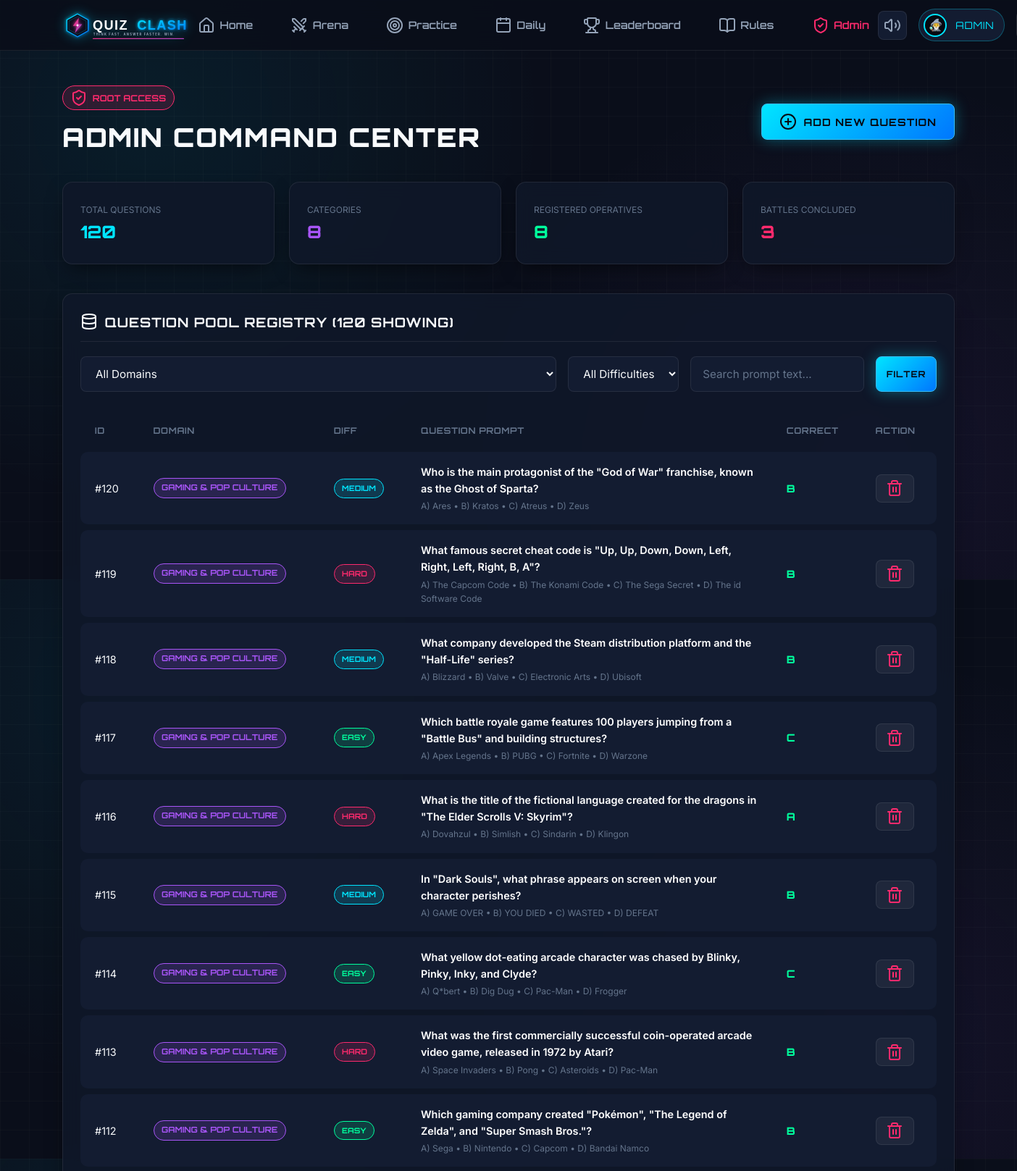
Page /admin/ (signed in, upper part) on the committed database.
### models/user.py (models this page shows, shortened)
class User(db.Model):
    __tablename__ = 'users'
    id = db.Column(db.Integer, primary_key=True)
    username = db.Column(db.String(40), unique=True, nullable=False, index=True)
    email = db.Column(db.String(120), unique=True, nullable=True)
    password_hash = db.Column(db.String(255), nullable=False)
    avatar = db.Column(db.String(50), default='cyber_ninja')
    is_guest = db.Column(db.Boolean, default=False)
    is_admin = db.Column(db.Boolean, default=False)
    created_at = db.Column(db.DateTime, default=lambda: datetime.now(timezone.utc))
    last_active = db.Column(db.DateTime, default=lambda: datetime.now(timezone.utc))
    stats = db.relationship('PlayerStats', backref='user', uselist=False, cascade='all, delete-orphan')
    achievements = db.relationship('UserAchievement', backref='user', lazy='dynamic', cascade='all, delete-orphan')
    participations = db.relationship('MatchParticipant', backref='user', lazy='dynamic')

### models/question.py (models this page shows, shortened)
class Question(db.Model):
    __tablename__ = 'questions'
    id = db.Column(db.Integer, primary_key=True)
    category_id = db.Column(db.Integer, db.ForeignKey('categories.id', ondelete='CASCADE'), nullable=False)
    difficulty = db.Column(db.String(20), default='medium')  # 'easy', 'medium', 'hard'
    question_text = db.Column(db.Text, nullable=False)
    option_a = db.Column(db.String(255), nullable=False)
    option_b = db.Column(db.String(255), nullable=False)
    option_c = db.Column(db.String(255), nullable=False)
    option_d = db.Column(db.String(255), nullable=False)
    correct_option = db.Column(db.String(1), nullable=False)  # 'A', 'B', 'C', 'D'
    explanation = db.Column(db.Text, nullable=True)
    created_at = db.Column(db.DateTime, default=lambda: datetime.now(timezone.utc))

class Category(db.Model):
    __tablename__ = 'categories'
    id = db.Column(db.Integer, primary_key=True)
    name = db.Column(db.String(80), unique=True, nullable=False)
    slug = db.Column(db.String(80), unique=True, nullable=False)
    description = db.Column(db.String(255), nullable=True)
    icon_name = db.Column(db.String(50), default='zap')
    color_hex = db.Column(db.String(20), default='#00E5FF')
    questions = db.relationship('Question', backref='category', lazy='dynamic', cascade='all, delete-orphan')

### routes/admin.py (the view)
@admin_bp.route('/', strict_slashes=False)
@admin_required
def admin_panel():
    total_users = User.query.count()
    total_questions = Question.query.count()
    total_categories = Category.query.count()
    total_battles = MatchHistory.query.count()
    categories = Category.query.all()
    category_id = request.args.get('category_id')
    difficulty = request.args.get('difficulty')
    search_q = request.args.get('q', '').strip()
    q_query = Question.query
    if category_id and category_id != 'all':
        q_query = q_query.filter_by(category_id=int(category_id))
    if difficulty and difficulty != 'all':
        q_query = q_query.filter_by(difficulty=difficulty)
    if search_q:
        q_query = q_query.filter(Question.question_text.ilike(f'%{search_q}%'))
    questions = q_query.order_by(Question.id.desc()).all()
    recent_battles = MatchHistory.query.order_by(MatchHistory.played_at.desc()).limit(8).all()
    return render_template(
        'admin.html',
        total_users=total_users,
        total_questions=total_questions,
        total_categories=total_categories,
        total_battles=total_battles,
        categories=categories,
        questions=questions,
        recent_battles=recent_battles,
        selected_category=category_id,
        selected_difficulty=difficulty,
        search_q=search_q
    )

### routes/admin.py (called while the page is built)
def admin_required(view):
    @functools.wraps(view)
    def wrapped_view(**kwargs):
        if 'user_id' not in session:
            flash('Admin login required.', 'danger')
            return redirect(url_for('auth.login'))
        user = db.session.get(User, session['user_id'])
        if not user or not user.is_admin:
            flash('Access denied. Administrator privileges required.', 'danger')
            return redirect(url_for('dashboard.dashboard_view'))
        return view(**kwargs)
    return wrapped_view

### templates/admin.html (shortened to what this page needs)
{% extends "base.html" %}
{% block content %}
<div class="container" style="padding: 3rem 1.5rem 5rem 1.5rem;">
  <div style="display: flex; align-items: center; justify-content: space-between; margin-bottom: 2rem; flex-wrap: wrap; gap: 1rem;">
    <div>
      <span class="badge-cyber badge-pink"><i data-lucide="shield-check"></i> ROOT ACCESS</span>
      <h2 style="font-size: 2.25rem; font-weight: 900; margin-top: 0.4rem;">ADMIN COMMAND CENTER</h2>
    </div>
    <button type="button" class="btn-cyber btn-cyber-primary" onclick="document.getElementById('addQuestionModal').style.display='flex'">
      <i data-lucide="plus-circle"></i> Add New Question
    </button>
  </div>
  <div style="display: grid; grid-template-columns: repeat(auto-fit, minmax(200px, 1fr)); gap: 1.25rem; margin-bottom: 2.5rem;">
    <div class="cyber-card">
      <span class="breakdown-stat-label">Total Questions</span>
      <div class="breakdown-stat-val text-cyan">{{ total_questions }}</div>
    </div>
    <div class="cyber-card">
      <span class="breakdown-stat-label">Categories</span>
      <div class="breakdown-stat-val text-purple">{{ total_categories }}</div>
    </div>
    <div class="cyber-card">
      <span class="breakdown-stat-label">Registered Operatives</span>
      <div class="breakdown-stat-val text-green">{{ total_users }}</div>
    </div>
    <div class="cyber-card">
      <span class="breakdown-stat-label">Battles Concluded</span>
      <div class="breakdown-stat-val text-pink">{{ total_battles }}</div>
    </div>
  </div>
  <div class="cyber-card" style="margin-bottom: 2rem;">
    <div class="cyber-card-header">
      <h3 class="cyber-card-title"><i data-lucide="database"></i> Question Pool Registry ({{ questions|length }} Showing)</h3>
    </div>
    <form method="GET" action="{{ url_for('admin.admin_panel') }}" style="display: flex; gap: 1rem; flex-wrap: wrap; margin-bottom: 1.5rem;">
      <select name="category_id" class="form-control" style="width: auto; flex-grow: 1;">
        <option value="all">All Domains</option>
      </select>
      <select name="difficulty" class="form-control" style="width: auto;">
        <option value="all">All Difficulties</option>
      </select>
      <input type="text" name="q" value="{{ search_q }}" class="form-control" placeholder="Search prompt text..." style="width: 240px;">
      <button type="submit" class="btn-cyber btn-cyber-primary btn-sm">Filter</button>
    </form>
    <div style="overflow-x: auto;">
      <table class="cyber-table">
        <thead>
          <tr>
            <th>ID</th>
            <th>Domain</th>
            <th>Diff</th>
            <th>Question Prompt</th>
            <th>Correct</th>
            <th>Action</th>
          </tr>
        </thead>
        <tbody>
          {% for q in questions %}
            <tr>
              <td>#{{ q.id }}</td>
              <td><span class="badge-cyber badge-purple" style="font-size: 0.7rem;">{{ q.category.name if q.category else 'None' }}</span></td>
              <td>
                <span class="badge-cyber {% if q.difficulty == 'easy' %}badge-green{% elif q.difficulty == 'hard' %}badge-pink{% else %}badge-cyan{% endif %}" style="font-size: 0.65rem;">
                  {{ q.difficulty|upper }}
                </span>
              </td>
              <td style="max-width: 460px;">
                <div style="font-weight: 600; color: #fff; margin-bottom: 0.2rem;">{{ q.question_text }}</div>
                <div style="font-size: 0.75rem; color: var(--text-muted);">
                  A) {{ q.option_a }} &bull; B) {{ q.option_b }} &bull; C) {{ q.option_c }} &bull; D) {{ q.option_d }}
                </div>
              </td>
              <td class="font-heading text-green" style="font-weight: 800;">{{ q.correct_option }}</td>
              <td>
                <form method="POST" action="{{ url_for('admin.delete_question', question_id=q.id) }}" onsubmit="return confirm('Permanently remove this question?');">
                  <button type="submit" class="btn-cyber btn-cyber-ghost btn-sm text-pink" title="Delete Question">
                    <i data-lucide="trash-2"></i>
                  </button>
                </form>
              </td>
            </tr>
          {% else %}
            <tr>
              <td colspan="6" style="text-align: center; padding: 2rem; color: var(--text-muted);">
                No questions found matching criteria.
              </td>
            </tr>
          {% endfor %}
        </tbody>
      </table>
    </div>
  </div>
</div>
{% endblock %}

### templates/base.html (shortened to what this page needs)
<!DOCTYPE html>
<html lang="en">
<head>
  <link rel="stylesheet" href="{{ url_for('static', filename='css/style.css') }}">
</head>
<body>
  <nav class="navbar">
    <div class="container nav-container">
      <a href="{{ url_for('main.index') }}" class="nav-brand">
        <img src="{{ url_for('static', filename='images/logo.svg') }}" alt="{{ app_name }}">
      </a>
      <ul class="nav-links" id="navLinks">
        <li><a href="{{ url_for('main.index') }}" class="nav-link"><i data-lucide="home"></i> Home</a></li>
        {% if session.get('user_id') %}
          <li><a href="{{ url_for('dashboard.dashboard_view') }}" class="nav-link"><i data-lucide="swords"></i> Arena</a></li>
          <li><a href="{{ url_for('dashboard.practice_view') }}" class="nav-link"><i data-lucide="target"></i> Practice</a></li>
          <li><a href="{{ url_for('dashboard.daily_challenge') }}" class="nav-link"><i data-lucide="calendar"></i> Daily</a></li>
        {% endif %}
        <li><a href="{{ url_for('leaderboard.leaderboard_view') }}" class="nav-link"><i data-lucide="trophy"></i> Leaderboard</a></li>
        <li><a href="{{ url_for('main.rules') }}" class="nav-link"><i data-lucide="book-open"></i> Rules</a></li>
        {% if session.get('is_admin') %}
          <li><a href="{{ url_for('admin.admin_panel') }}" class="nav-link text-pink"><i data-lucide="shield-check"></i> Admin</a></li>
        {% endif %}
      </ul>
      <div class="nav-actions">
        <button class="btn-audio-toggle" id="audioToggleBtn" title="Toggle Sound Effects">
        </button>
        {% if session.get('user_id') %}
          <a href="{{ url_for('profile.profile_view') }}" class="nav-user-pill" title="View Profile">
            <span class="nav-user-avatar">
              {% if session.get('avatar') == 'cyber_ninja' %}🥷
              {% elif session.get('avatar') == 'pixel_queen' %}👑
              {% elif session.get('avatar') == 'neon_falcon' %}🦅
              {% elif session.get('avatar') == 'shadow_knight' %}⚔️
              {% elif session.get('avatar') == 'code_wizard' %}🧙‍♂️
              {% elif session.get('avatar') == 'mecha_titan' %}🤖
              {% elif session.get('avatar') == 'quantum_ghost' %}👻
              {% else %}🦊{% endif %}
            </span>
            <span class="font-heading" style="font-size: 0.85rem;">{{ session.get('username') }}</span>
          </a>
        {% else %}
          <a href="{{ url_for('auth.guest_login') }}" class="btn-cyber btn-cyber-outline btn-sm">Guest</a>
          <a href="{{ url_for('auth.login') }}" class="btn-cyber btn-cyber-ghost btn-sm">Login</a>
          <a href="{{ url_for('auth.register') }}" class="btn-cyber btn-cyber-primary btn-sm">Sign Up</a>
        {% endif %}
      </div>
    </div>
  </nav>
  <main style="flex-grow: 1;">
    {% block content %}{% endblock %}
  </main>
</body>
</html>

### rows in the picture
User: get "ADMIN"
Question: id "120", category "GAMING & POP CULTURE", difficulty "MEDIUM", question_text "Who is the main protagonist of the \"God of War\" franchise, known as the Ghost of Sparta?", option_a "Ares", option_b "Kratos", option_c "Atreus", option_d "Zeus", correct_option "B"
Question: id "119", category "GAMING & POP CULTURE", difficulty "HARD", question_text "What famous secret cheat code is \"Up, Up, Down, Down, Left, Right, Left, Right, B, A\"?", option_a "The Capcom Code", option_b "The Konami Code", option_c "The Sega Secret", option_d "The id Software Code", correct_option "B"
Question: id "118", category "GAMING & POP CULTURE", difficulty "MEDIUM", question_text "What company developed the Steam distribution platform and the \"Half-Life\" series?", option_a "Blizzard", option_b "Valve", option_c "Electronic Arts", option_d "Ubisoft", correct_option "B"
Question: id "117", category "GAMING & POP CULTURE", difficulty "EASY", question_text "Which battle royale game features 100 players jumping from a \"Battle Bus\" and building structures?", option_a "Apex Legends", option_b "PUBG", option_c "Fortnite", option_d "Warzone", correct_option "C"
Question: id "116", category "GAMING & POP CULTURE", difficulty "HARD", question_text "What is the title of the fictional language created for the dragons in \"The Elder Scrolls V: Skyrim\"?", option_a "Dovahzul", option_b "Simlish", option_c "Sindarin", option_d "Klingon", correct_option "A"
Question: id "115", category "GAMING & POP CULTURE", difficulty "MEDIUM", question_text "In \"Dark Souls\", what phrase appears on screen when your character perishes?", option_a "GAME OVER", option_b "YOU DIED", option_c "WASTED", option_d "DEFEAT", correct_option "B"
Question: id "114", category "GAMING & POP CULTURE", difficulty "EASY", question_text "What yellow dot-eating arcade character was chased by Blinky, Pinky, Inky, and Clyde?", option_a "Q*bert", option_b "Dig Dug", option_c "Pac-Man", option_d "Frogger", correct_option "C"
Question: id "113", category "GAMING & POP CULTURE", difficulty "HARD", question_text "What was the first commercially successful coin-operated arcade video game, released in 1972 by Atari?", option_a "Space Invaders", option_b "Pong", option_c "Asteroids", option_d "Pac-Man", correct_option "B"
Question: id "112", category "GAMING & POP CULTURE", difficulty "EASY", question_text "Which gaming company created \"Pokémon\", \"The Legend of Zelda\", and \"Super Smash Bros.\"?", option_a "Sega", option_b "Nintendo", option_c "Capcom", option_d "Bandai Namco", correct_option "B"

### other values in the picture
{{ total_questions }} "120"
{{ total_categories }} "8"
{{ total_users }} "8"
{{ total_battles }} "3"
{{ questions|length }} "120"
